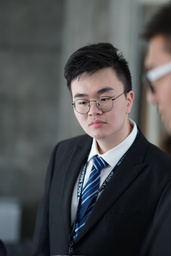
#> input picture Python Code for Operators/12.jpg, 171 x 256 px, shrunk from 1080 x 1620 before the run, found by its file name
$ python margin.py
#> lines starting #> are read from the running program, lines starting #| are printed output that depends on the picture
#!/usr/bin/env python
# -*- coding: utf-8 -*-
# 图像边缘算法

import cv2
import numpy as np

fn = "C:\\Users\\61546\\Desktop\\test\\12.jpg"

#欧式距离函数
def get_EuclideanDist(x, y):
	myx = np.array(x)
	myy = np.array(y)

	return np.sqrt(np.sum((myx-myy)*(myx-myy)))

if __name__ == '__main__':
	#print 'loading %s ...' % fn
	#print 'working',

	myimg1 = cv2.imread(fn)
#> myimg1 is the input picture: shape (256, 171, 3); mean B, G, R 78.9, 77.4, 76.2
	w = myimg1.shape[1]
#> w = 171
	h = myimg1.shape[0]
#> h = 256

	sz1 = w
#> sz1 = 171
	sz0 = h
#> sz0 = 256

	#创建空白图像
	myimg2 = np.zeros((sz0,sz1,3), np.uint8)
	#对比产生线条
	black = np.array([0,0,0])
	white = np.array([255,255,255])
	centercolor = np.array([125,125,125])

	for y in xrange(0, sz0 - 1):
		for x in xrange(0, sz1 - 1):
			mydown = myimg1[y+1, x, :]
			myright = myimg1[y, x+1, :]

			myhere = myimg1[y,x,:]
			lmyhere = myhere
			lmyright = myright
			lmydown = mydown

			if get_EuclideanDist(lmyhere, lmydown) > 16 and get_EuclideanDist(lmyhere, lmyright) > 16:
				myimg2[y,x,:] = black
			elif get_EuclideanDist(lmyhere,lmydown) <= 16 and get_EuclideanDist(lmyhere, lmyright) <= 16:
				myimg2[y,x,:] = white
			else:
				myimg2[y,x,:] = centercolor
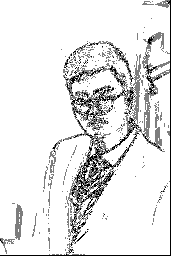
#> myimg2: shape (256, 171, 3); min 0, max 255, mean 228.5

		#print '.',

	cv2.namedWindow('img2')
	cv2.imshow('img2', myimg2)
	cv2.waitKey()
#> (the run stopped early here; a loop or call above may not have finished)
